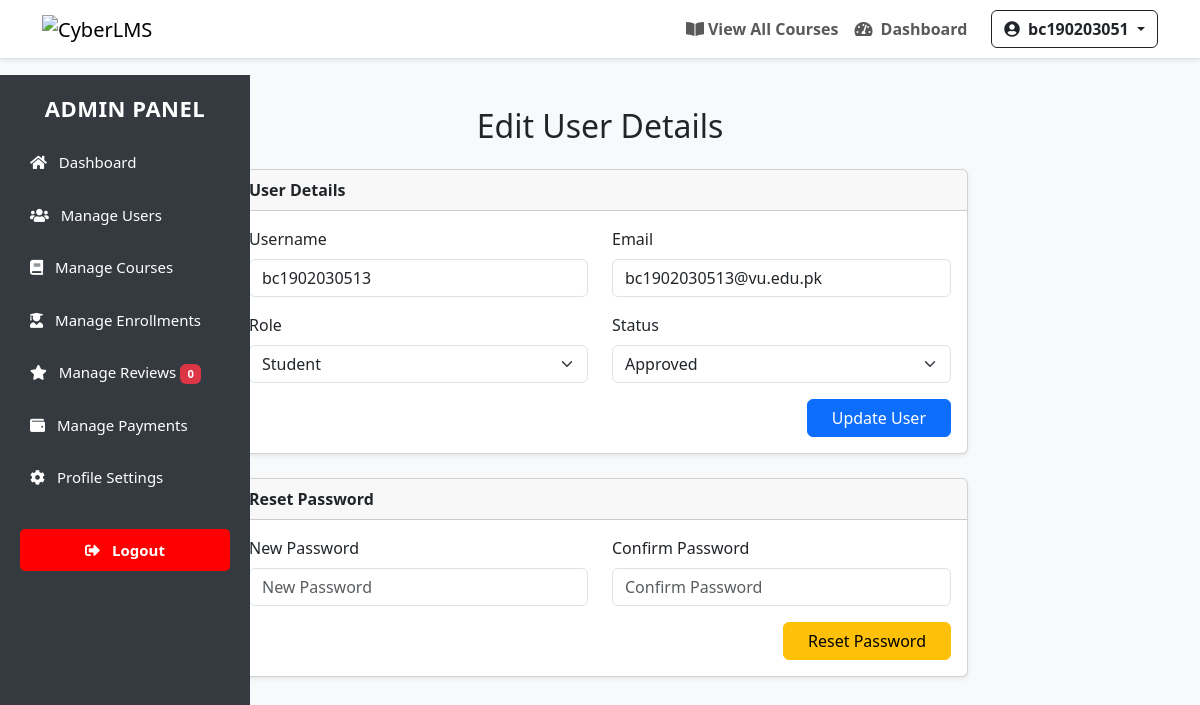
Page /admins/edit-user.php?id=31 (signed in) on the committed database.
### tables this page shows
CREATE TABLE `users` (
  `id` int(11) NOT NULL,
  `username` varchar(50) NOT NULL,
  `full_name` varchar(100) DEFAULT NULL,
  `email` varchar(100) NOT NULL,
  `password` varchar(255) NOT NULL,
  `role` enum('student','instructor','admin') DEFAULT 'student',
  `resume` varchar(255) DEFAULT NULL,
  `status` enum('pending','approved','rejected') DEFAULT 'pending',
  `created_at` timestamp NOT NULL DEFAULT current_timestamp(),
  `profile_picture` varchar(255) DEFAULT NULL,
  `phone` varchar(20) DEFAULT NULL
);

### admins/edit-user.php (the view, shortened to what this page needs)
<?php
require_once '../config/config.php';
$user_id = intval($_GET['id']);
$query = "SELECT id, username, email, role, profile_picture, resume, status FROM users WHERE id = ?";
$stmt = $conn->prepare($query);
$stmt->bind_param("i", $user_id);
$stmt->execute();
$user = $stmt->get_result()->fetch_assoc();
?>
<!DOCTYPE html>
<html lang="en">
<head>
  <link href="https://cdn.jsdelivr.net/npm/bootstrap@5.3.0/dist/css/bootstrap.min.css" rel="stylesheet">
  <link href="https://cdnjs.cloudflare.com/ajax/libs/font-awesome/6.4.0/css/all.min.css" rel="stylesheet">
</head>
<body>
<?php include '../includes/header.php'; ?>
<?php include '../includes/admin-sidebar.php'; ?>
<div class="container py-5">
  <div class="row justify-content-center">
    <div class="col-lg-8">
      <h2 class="mb-4 text-center">Edit User Details</h2>
      <div class="card mb-4 shadow-sm">
        <div class="card-header fw-semibold">User Details</div>
        <div class="card-body">
          <form method="POST">
            <div class="row mb-3">
              <div class="col-md-6">
                <label class="form-label">Username</label>
                <input type="text" name="username" class="form-control" value="<?= htmlspecialchars($user['username']) ?>" required>
              </div>
              <div class="col-md-6">
                <label class="form-label">Email</label>
                <input type="email" name="email" class="form-control" value="<?= htmlspecialchars($user['email']) ?>" required>
              </div>
            </div>
            <div class="row mb-3">
              <div class="col-md-6">
                <label class="form-label">Role</label>
                <select name="role" class="form-select" required>
                  <option value="student" <?= $user['role'] === 'student' ? 'selected' : '' ?>>Student</option>
                </select>
              </div>
              <div class="col-md-6">
                <label class="form-label">Status</label>
                <select name="status" class="form-select" required>
                  <option value="approved" <?= $user['status'] === 'approved' ? 'selected' : '' ?>>Approved</option>
                </select>
              </div>
            </div>
            <div class="text-end">
              <button type="submit" name="update_user" class="btn btn-primary px-4">Update User</button>
            </div>
          </form>
        </div>
      </div>
      <div class="card shadow-sm">
        <div class="card-header fw-semibold">Reset Password</div>
        <div class="card-body">
          <form method="POST">
            <div class="row mb-3">
              <div class="col-md-6">
                <label class="form-label">New Password</label>
                <input type="password" name="new_password" class="form-control" required placeholder="New Password">
              </div>
              <div class="col-md-6">
                <label class="form-label">Confirm Password</label>
                <input type="password" name="confirm_password" class="form-control" required placeholder="Confirm Password">
              </div>
            </div>
            <div class="text-end">
              <button type="submit" name="reset_password" class="btn btn-warning px-4">Reset Password</button>
            </div>
          </form>
        </div>
      </div>
    </div>
  </div>
</div>
</body>
</html>

### admins/edit-user.php (style rules this page uses)
body { margin: 0; padding: 0; font-family: 'Segoe UI', Tahoma, Geneva, Verdana, sans-serif; background-color: #f8f9fa; }

### rows in the picture
users: username "bc1902030513", email "bc1902030513@vu.edu.pk", role "Student", status "Approved"

### other values in the picture
$username "bc190203051"
$pending_reviews "0"
